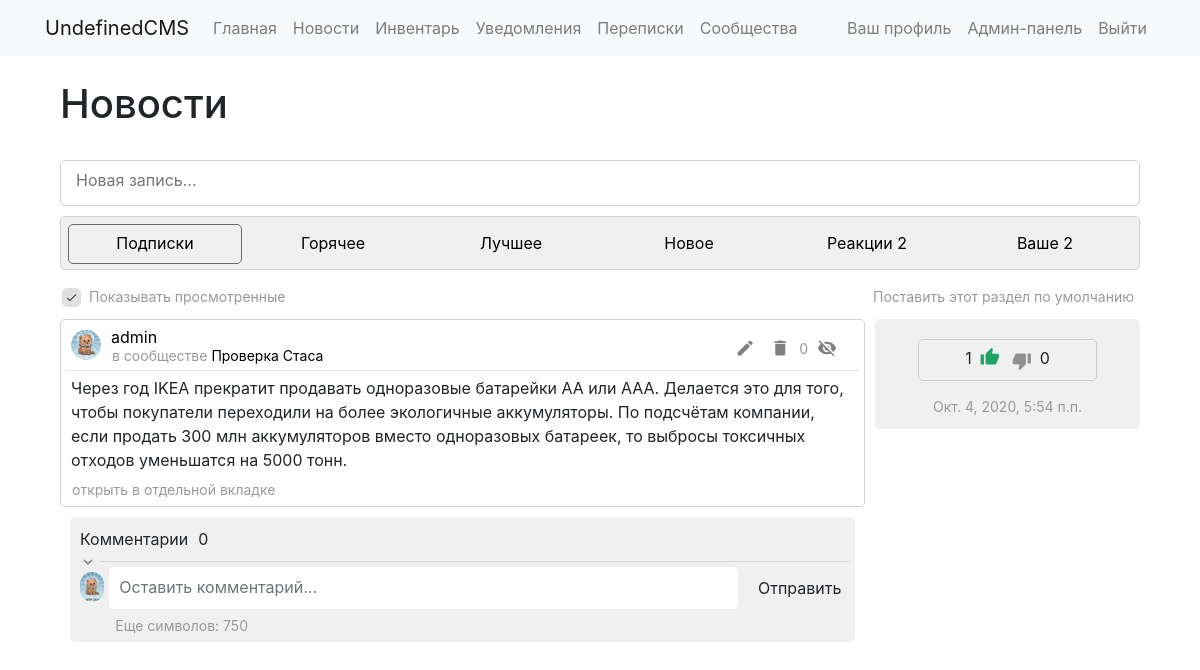
Page /?section=subscriptions (signed in) on the committed database.
### news_feed/models.py (models this page shows, shortened)
class BasicArticle(models.Model):
	allowed = models.BooleanField(default=True)
	author = models.ForeignKey(User, on_delete=models.PROTECT, related_name='articles', null=True, blank=True)
	title = models.CharField(max_length=256, default='')
	text = models.TextField()
	pubdate = models.DateTimeField('date published', default=datetime.now)
	pluses = models.ManyToManyField(User, blank=True, related_name='plused_articles')
	minuses = models.ManyToManyField(User, blank=True, related_name='minused_articles')
	views = models.ManyToManyField(User, blank=True, related_name='viewed_articles')
	allow_comments = models.BooleanField(default=True, null=True)
	comments = models.OneToOneField(CommentsList, on_delete=models.CASCADE, null=True, blank=True, related_name="article")
	files = models.OneToOneField(ArticleFilesList, on_delete=models.CASCADE, null=True, blank=True, related_name="article")
	rating = models.IntegerField(default=0)
	objects = InheritanceManager()

class PersonalInCommunityArticle(BasicArticle):
	group = models.ForeignKey(Group, on_delete=models.PROTECT, related_name='personal_in_community_articles')
	def can_see_article(self, user):
		return self.group.public
	def can_plus_or_comment(self, user):
		return self.allowed and self.group.can_see_group(user)

class BasicArticle(models.Model):
	allowed = models.BooleanField(default=True)
	author = models.ForeignKey(User, on_delete=models.PROTECT, related_name='articles', null=True, blank=True)
	title = models.CharField(max_length=256, default='')
	text = models.TextField()
	pubdate = models.DateTimeField('date published', default=datetime.now)
	pluses = models.ManyToManyField(User, blank=True, related_name='plused_articles')
	minuses = models.ManyToManyField(User, blank=True, related_name='minused_articles')
	views = models.ManyToManyField(User, blank=True, related_name='viewed_articles')
	allow_comments = models.BooleanField(default=True, null=True)
	comments = models.OneToOneField(CommentsList, on_delete=models.CASCADE, null=True, blank=True, related_name="article")
	files = models.OneToOneField(ArticleFilesList, on_delete=models.CASCADE, null=True, blank=True, related_name="article")
	rating = models.IntegerField(default=0)
	objects = InheritanceManager()

class CommentsList(models.Model):
	pass

### UserProfile/models.py (models this page shows, shortened)
class Profile(models.Model):
    user = models.OneToOneField(User, on_delete=models.CASCADE)
    about = models.TextField(max_length=500, blank=True)
    birth_date = models.DateField(null=True, blank=True)
    email = models.TextField(max_length=50, blank=True)
    city = models.TextField(max_length=30, blank=True)
    phone = models.TextField(max_length=30, blank=True)
    interests = models.TextField(max_length=500, blank=True)
    avatar = models.ImageField(upload_to=user_directorypath, default='/static/profile.jpg')
    blacklist = models.ManyToManyField(User, related_name='blacklists', blank=True)
    verified = models.BooleanField(default=False)
    last_time_online = models.DateTimeField(default=datetime.now)
    rating = models.FloatField(null=True, blank=True, default=0)

### communities/models.py (models this page shows, shortened)
class Group(models.Model):
	groupname = models.CharField(max_length=40)
	image = models.ImageField(upload_to='groups/groupimages', default=False)
	slug = models.SlugField(max_length=40, unique=True)
	description = models.TextField(blank=True)
	public = models.BooleanField(default=True)
	allowarticles = models.IntegerField(default=2)
	pubdate = models.DateTimeField('date published', default=datetime.now)
	admin = models.ForeignKey(User, on_delete=models.CASCADE, null=True, blank=True, related_name='groups_admins')
	editors = models.ManyToManyField(User, blank=True, related_name='groups_editors')
	subscribers = models.ManyToManyField(User, blank=True, related_name='groups_subs')
	subrequests = models.ManyToManyField(User, blank=True, related_name='groups_requests')
	banned = models.ManyToManyField(User, blank=True, related_name='groups_banned')
	rating = models.FloatField(null=True, blank=True, default=0)
	def can_see_group(self, user):
		if user in self.banned.all():
			return False
		if self.public:
			return True
		if user in self.subscribers.all() or user in self.editors.all() or user == self.admin:
			return True
		return False

### news_feed/views.py (the view)
# urls.py: 2. Add a URL to urlpatterns:  path('', views.home, name='home')
def home(request):
	section = request.GET.get("section", 0)
	if not section:
		if request.user.is_authenticated:
			section = request.user.profile.newsfeedsettings.defaultsection
		else:
			section = "popular"
	if section == "subscriptions" and request.user.is_authenticated:
		articles = generate_subscriptions_articles(request.user)
	elif section == "new":
		articles = generate_new_articles(request.user)
	elif section == "hot":
		articles = generate_hot_articles(request.user)
	elif section == "best":
		articles = generate_best_articles(request.user)
	elif section == "reacted" and request.user.is_authenticated:
		articles = generate_reacted_articles(request.user)
	elif section == "viewed" and request.user.is_authenticated:
		articles = generate_viewed_articles(request.user)
	elif section == "self_articles" and request.user.is_authenticated:
		articles = generate_self_articles(request.user)
	else:
		articles = []
	articles = [article for article in articles if article.can_see_article(request.user)]
	context = {
		'articles': articles,
		'section': section
	}
	return render(request, 'news_feed/index.html', context)

### news_feed/templates/news_feed/index.html (shortened to what this page needs)
{% extends "base_general.html" %}
{% load static %}
{% load templatetags %}
{% block links %}
  <link rel="stylesheet" href="{% static 'communities/css/style.css' %}"/>
{% endblock %}
{% block content %}
    <div class="inline-wrapper">
      <h1>Новости</h1>
    </div>
    <br>
    {% if request.user.is_authenticated %}
      <form id="postform" enctype='multipart/form-data' action="{% url 'news_feed:manage_articles' %}" method='POST'>
        <div class="inline-wrapper">
          <div id="postplate" class="plate" style="width: 100%;">
            <textarea id="postarea" class="textarea1" name="text" oninput="auto_grow(this)" onclick="showcreate()" style="border: none; height: 28px; min-height: 28px;" placeholder="Новая запись..."></textarea>
          </div>
        </div>
      </form>
    {% endif %}
    <div class="inline-wrapper plate solid">
      {% if request.user.is_authenticated %}
        <a id="to_main" class="button0 {% if section == 'subscriptions' %}button0-active{% endif %}" href="{% url 'news_feed:home' %}?section=subscriptions">Подписки</a>
      {% endif %}
      <a id="to_collection" class="button0 {% if section == 'hot' %}button0-active{% endif %}" href="{% url 'news_feed:home' %}?section=hot">Горячее</a>
      <a id="to_collection" class="button0 {% if section == 'best' %}button0-active{% endif %}" href="{% url 'news_feed:home' %}?section=best">Лучшее</a>
      <a id="to_information" class="button0 {% if section == 'new' %}button0-active{% endif %}" href="{% url 'news_feed:home' %}?section=new">Новое</a>
      {% if request.user.is_authenticated %}
        <a id="to_information" class="button0 {% if section == 'reacted' %}button0-active{% endif %}" href="{% url 'news_feed:home' %}?section=reacted">Реакции {{ request.user.minused_articles.count|add:request.user.plused_articles.count }}</a>
        <a id="to_information" class="button0 {% if section == 'self_articles' %}button0-active{% endif %}" href="{% url 'news_feed:home' %}?section=self_articles">Ваше {{ request.user.articles.count }}</a>
      {% endif %}
    </div>
    {% if request.user.is_authenticated %}
      <div class="inline-wrapper">
        <div class="inline-wrapper">
          {% if section == 'hot' or section == 'best' or section == 'new' or section == 'subscriptions' %}
            <i class="material-icons icon3 pointer" style="margin-top: 8px;" onclick="switch_show_viewed_settings()" title="Удалить">{% if user.profile.newsfeedsettings.showviewed %}done{% else %}clear{% endif %}</i>
            <div class="text3">Показывать просмотренные</div>
          {% endif %}
        </div>
        <div class="text3 link1 pointer" onclick="set_default_section('{{ section }}')">Поставить этот раздел по умолчанию</div>
      </div>
    {% endif %}
    <div id="articles" class="">
      {% for post in articles %}
        <div class="inline-wrapper">
          <div style="width: calc(75% - 5px);">
            <div class="plate">
              <div class="inline-wrapper" style="height: 40px;">
                <div class="inline-wrapper">
                  {% if post|class_name == 'PersonalInCommunityArticle' %}
                    <img class="small-img" src="/media/{{ post.author.profile.avatar }}" alt="" onError="this.remove()">
                    <div style="margin-top: -5px">
                      <div style="display: flex; height: 40px;">
                        <div class="text2"><a class="link1" href="{% url 'UserProfile:userprofile' post.author %}">{{ post.author }}</a></div>
                      </div>
                      <div class="text3" style="margin-top: -15px;">в сообществе <a class="link1" href="{% url 'communities:community' post.group.slug %}">{{ post.group.groupname }}</a></div>
                    </div>
                  {% endif %}
                </div>
                <div class="inline-wrapper" style="margin-top: 13px; margin-right: 10px;">
                  {% if post.group %}
                    {% if request.user == post.group.admin or request.user in post.group.editors.all %}
                      <i class="material-icons icon1 pointer" onclick="showedit('{{ post.id }}')" style="margin-right: 5px;">edit</i>
                      <i class="material-icons icon1 pointer" onclick="showwarning2('Удалить этот пост?', 'deletepost({{ post.id }})')">delete</i>
                    {% endif %}
                  {% else %}
                    {% if request.user == post.author %}
                      <i class="material-icons icon1 pointer" onclick="showedit('{{ post.id }}')" style="margin-right: 5px;">edit</i>
                      <i class="material-icons icon1 pointer" onclick="showwarning2('Удалить этот пост?', 'deletepost({{ post.id }})')">delete</i>
                    {% endif %}
                  {% endif %}
                  <div class="inline-wrapper">
                    <div id="viewscount{{ post.id }}" class="text3" style="margin-top: 0px;">{{ post.views.count }}</div>
                    {% if request.user.is_authenticated %}
                      {% if request.user in post.views.all %}
                        <i id="visibility{{ post.id }}" class="material-icons icon1 pointer" onclick="mark_viewed('{{ post.id }}', false)" style="margin-right: 5px;" title="Просмотрено">visibility</i>
                      {% else %}
                        <i id="visibility{{ post.id }}" class="material-icons icon1 pointer" onclick="mark_viewed('{{ post.id }}', true)" style="margin-right: 5px;" title="Не просмотрено">visibility_off</i>
                      {% endif %}
                    {% else %}
                        <i class="material-icons icon1 pointer" style="margin-right: 5px;">visibility</i>
                    {% endif %}
                  </div>
                </div>
              </div>
              <hr>
              <div class="text2">{{ post.text }}</div>
              <a class="text3 link1" href="{% url 'news_feed:view_article' post.id %}" style="margin-bottom: -5px;">открыть в отдельной вкладке</a>
            </div>
            <div style="padding: 0px 10px;">
              {% if post.allow_comments %}
                {% include "news_feed/comments.html" %}
              {% else %}
                <div class="solid">
                  <div class="text2">Комментарии отключены</div>
                </div>
              {% endif %}
            </div>
          </div>
          <div class="solid" style="width: calc(25% - 5px); height: 110px; text-align: center;">
            <div style="display: flex; margin: 15px auto 15px; text-align: center; padding: 10px 10px 0px 10px; width: 70%; border-radius: 5px; border: 1px #CCC solid;">
              <div style="display: flex; margin: auto;">
                <div class="text2" id="plus{{post.id}}" style="margin-top: -4px; margin-right: 6px;">{{ post.pluses.count }}</div>
                {% if request.user.is_authenticated %}
                  {% can_plus post request.user as can_plus_val %}
                  {% if not can_plus_val %}
                    <i class="material-icons icon3-1 grey-color-1" style="margin-right: 10px; margin-top: -3px;" title="Вы не можете оценивать собственный пост">thumb_up</i>
                    <i class="material-icons icon3-1 grey-color-1" style="margin-top: 1px;" title="Вы не можете оценивать собственный пост">thumb_down</i>
                  {% else %}
                    {% if request.user in post.pluses.all %}
                      <i class="material-icons icon3-1 pointer green-color" id="plusicon{{post.id}}" style="margin-right: 10px; margin-top: -3px;" onclick="plus_minus('{{ post.id }}', 'remove_plus')">thumb_up</i>
                      <i class="material-icons icon3-1 pointer grey-color" id="minusicon{{post.id}}" style="margin-top: 1px;" onclick="plus_minus('{{ post.id }}', 'minusminus')">thumb_down</i>
                    {% endif %}
                  {% endif %}
                {% else %}
                  <i class="material-icons icon3-1 grey-color-1" style="margin-right: 10px; margin-top: -3px;">thumb_up</i>
                  <i class="material-icons icon3-1 grey-color-1" style="margin-top: 1px;">thumb_down</i>
                {% endif %}
                <div class="text2" id="minus{{post.id}}" style="margin-top: -4px; margin-left: 6px;">{{ post.minuses.count }}</div>
              </div>
            </div>
            <div class="text3">{{ post.pubdate }}</div>
          </div>
        </div>
        <br>
      {% empty %}
      <div class="plate">
        <div class="text2">Нет постов</div>
      </div>
      {% endfor %}
    </div>
  </div>
{% endblock %}

### news_feed/templates/news_feed/comments.html (shortened to what this page needs)
{% load templatetags %}
<div class="solid">
  <div style="display: flex;">
    <div class="text2">Комментарии </div>
    <div id="post{{ post.id }}commentcount" class="text2" id="post{{ post.id }}commentcount">{{ post.comments.comments.count }}</div>
  </div>
  <div style="display: flex;">
    <div id="post{{ post.id }}helper" class="comment-helper" onclick="showcomments('{{ post.id }}')">
      <i id="post{{ post.id }}icon-helper" class="material-icons icon-comment-helper">keyboard_arrow_down</i>
    </div>
    <div id="post{{ post.id }}comments" style="width: calc(100% - 25px);">
      <hr>
    </div>
  </div>
  <div class="inline-wrapper">
    {% can_comment post request.user as can_comment_val %}
    {% if can_comment_val %}
      <img class="small-img" src="/media/{{ request.user.profile.avatar }}" alt="" onError="this.remove()">
      <div style="width: 100%;">
        <div id="post{{ post.id }}inputgroup" class="mb-1">
          <textarea class="textarea2 form-control" maxlength="750" answering='' editing='' id="comment{{ post.id }}input" style="height: 30px;" oninput="auto_grow(this); update_symbols('post{{ post.id }}commentssymbols', 'comment{{ post.id }}input', 750)" onclick="auto_grow(this)" placeholder="Оставить комментарий..."></textarea>
        </div>
        <div class="inline-wrapper-2">
          <div class="text3 inline-item" id="post{{ post.id }}commentssymbols">Еще символов: 750</div>
        </div>
      </div>
      <div id="comment{{ post.id }}buttonsend" class="button0" style="width: 100px; margin-left: 10px;" onclick="createcomment('{{ post.id }}')">Отправить</div>
    {% elif not request.user.is_authenticated %}
      <div class="text2 solid">Авторизуйтесь, чтобы написать комментарий</div>
      <a class="button0" style="width: 100px; margin-left: 10px;" href="/auth/login">Войти</a>
    {% else %}
      <div class="text2 solid">Вы не можете комментировать этот пост</div>
    {% endif %}
  </div>
</div>

### rows in the picture
PersonalInCommunityArticle: author.profile.avatar (picture), author "admin", group.groupname "Проверка Стаса", views.count "0", text "Через год IKEA прекратит продавать одноразовые батарейки АА или ААА. Делается это для того, чтобы покупатели переходили на более экологичные аккумуляторы. По подсчётам компании, если продать 300 млн аккумуляторов вместо одноразовых батареек, то выбросы токсичных отходов уменьшатся на 5000 тонн.", comments.comments.count "0", user.profile.avatar (picture), id "Оставить комментарий...", pluses.count "1", minuses.count "0", pubdate "Окт. 4, 2020, 5:54 п.п."

### other values in the picture
{{ request.user.articles.count }} "2"
